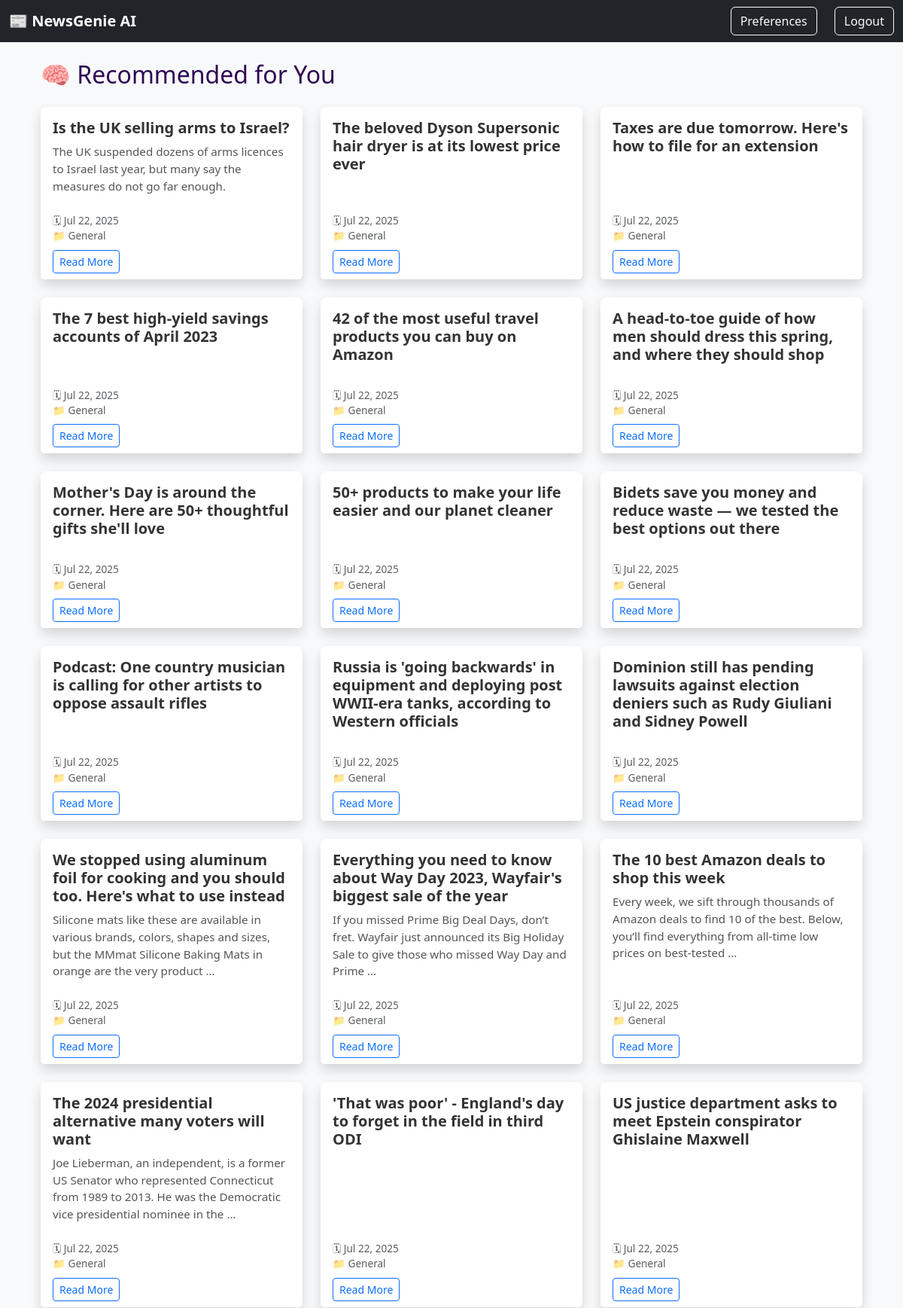
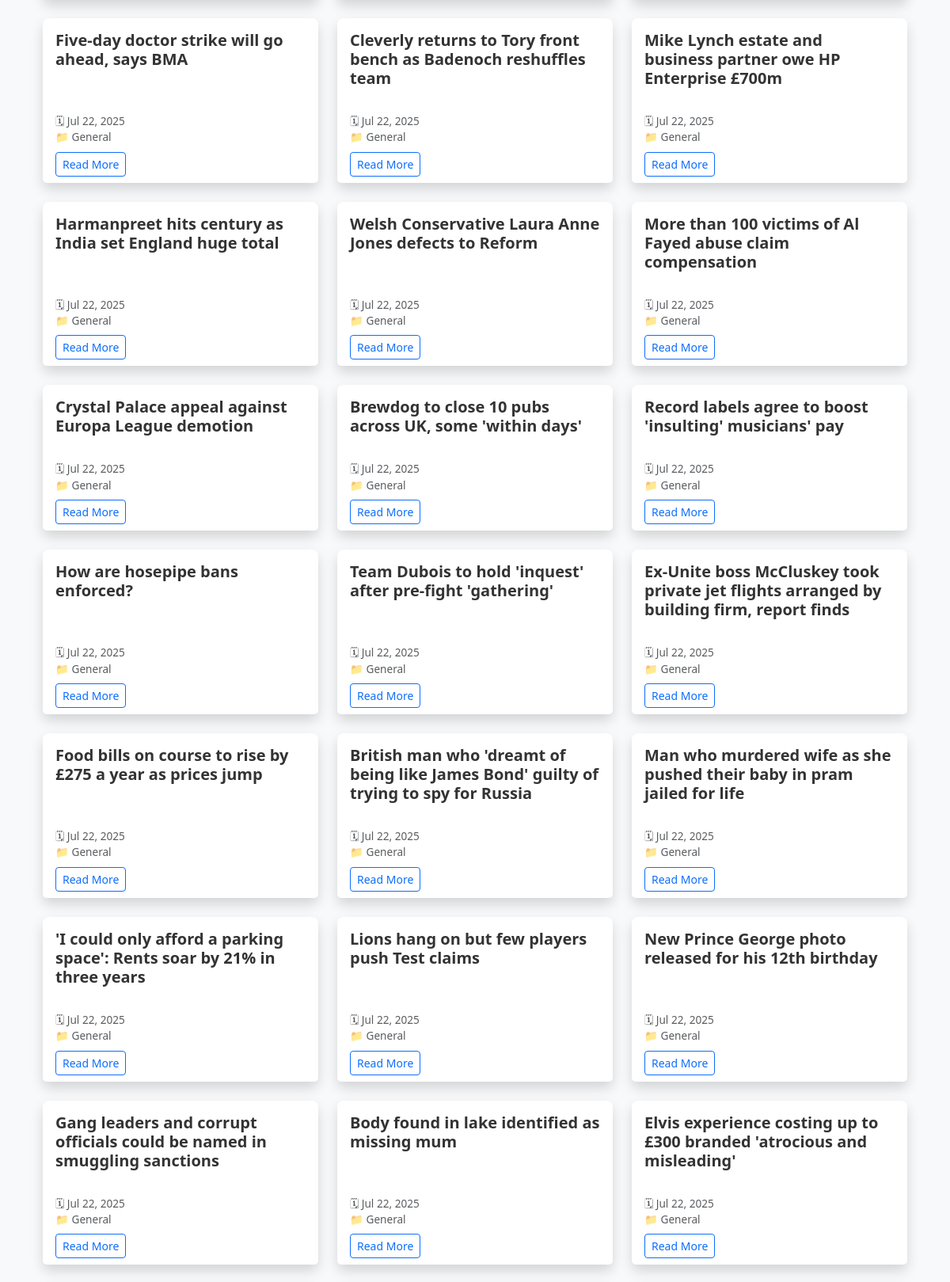
The app's page /recommendations/ (signed in, upper part) with its own data (2 pictures, top to bottom).
### news/models.py (models this page shows, shortened)
class Article(models.Model):
    title = models.CharField(max_length=200)
    content = models.TextField()
    summary = models.TextField(blank=True)
    source_url = models.URLField()
    category = models.ForeignKey(Category, on_delete=models.CASCADE)
    published_date = models.DateTimeField(default=timezone.now)
    created_at = models.DateTimeField(auto_now_add=True)
    audio_file = models.FileField(upload_to='audio/', blank=True, null=True)
    link = models.URLField(max_length=500, unique=True, null=True, blank=True)
    source = models.CharField(max_length=100, default='Unknown')
    class Meta:
        ordering = ['-published_date']

class Category(models.Model):
    name = models.CharField(max_length=100)
    description = models.TextField(blank=True)
    class Meta:
        verbose_name_plural = "Categories"

### news/views.py (the view)
# urls.py: path('recommendations/', views.recommendations, name='recommendations'),
@login_required
def recommendations(request):
    read_ids = ReadingHistory.objects.filter(user=request.user).values_list('article_id', flat=True)
    try:
        preferences = request.user.userpreference.categories.all()
        articles = Article.objects.filter(category__in=preferences).exclude(id__in=read_ids)
    except UserPreference.DoesNotExist:
        articles = Article.objects.none()
    return render(request, 'news/recommendations.html', {'articles': articles})

### templates/news/recommendations.html (shortened to what this page needs)
{% extends 'base.html' %}
{% block content %}
<div class="container mt-4">
    <h2 class="mb-4">🧠 Recommended for You</h2>
    {% if articles %}
    <div class="row row-cols-1 row-cols-md-3 g-4">
        {% for article in articles %}
        <div class="col">
            <div class="card h-100 shadow rounded-3 border-0">
                <div class="card-body">
                    <h5 class="card-title">{{ article.title }}</h5>
                    <p class="card-text">{{ article.summary|truncatewords:25 }}</p>
                </div>
                <div class="card-footer bg-white border-top-0 text-muted small">
                    <span>🗓 {{ article.created_at|date:"M d, Y" }}</span><br>
                    <span>📁 {{ article.category.name }}</span><br>
                    <a href="{% url 'article_detail' article.pk %}" class="btn btn-sm btn-outline-primary mt-2">Read More</a>
                </div>
            </div>
        </div>
        {% endfor %}
    </div>
    {% else %}
    <div class="alert alert-info mt-3">
        No unread recommendations in your preferred categories yet! 🎉
    </div>
    {% endif %}
</div>
{% endblock %}

### static/css/style.css (style rules this page uses)
body { font-family: 'Segoe UI', sans-serif; background: #f3f0ff; margin: 0; padding: 0; }
h2 { color: #2e0854; }
a { color: #6a0dad; }
.card-title { font-weight: 600; color: #333; }
.card-text { color: #555; font-size: 0.95rem; }
.card-footer { font-size: 0.85rem; }
.card { border-radius: 15px; transition: transform 0.2s ease; }
.card-footer { font-size: 0.85rem; background-color: #fff; }

### records on screen
Article: title "Is the UK selling arms to Israel?", summary "The UK suspended dozens of arms licences to Israel last year, but many say the measures do not go far enough.", created_at "Jul 22, 2025", category.name "General"
Article: title "The beloved Dyson Supersonic hair dryer is at its lowest price ever", created_at "Jul 22, 2025", category.name "General"
Article: title "Taxes are due tomorrow. Here's how to file for an extension", created_at "Jul 22, 2025", category.name "General"
Article: title "The 7 best high-yield savings accounts of April 2023", created_at "Jul 22, 2025", category.name "General"
Article: title "42 of the most useful travel products you can buy on Amazon", created_at "Jul 22, 2025", category.name "General"
Article: title "A head-to-toe guide of how men should dress this spring, and where they should shop", created_at "Jul 22, 2025", category.name "General"
Article: title "Mother's Day is around the corner. Here are 50+ thoughtful gifts she'll love", created_at "Jul 22, 2025", category.name "General"
Article: title "50+ products to make your life easier and our planet cleaner", created_at "Jul 22, 2025", category.name "General"
Article: title "Bidets save you money and reduce waste — we tested the best options out there", created_at "Jul 22, 2025", category.name "General"
Article: title "Podcast: One country musician is calling for other artists to oppose assault rifles", created_at "Jul 22, 2025", category.name "General"
Article: title "Russia is 'going backwards' in equipment and deploying post WWII-era tanks, according to Western officials", created_at "Jul 22, 2025", category.name "General"
Article: title "Dominion still has pending lawsuits against election deniers such as Rudy Giuliani and Sidney Powell", created_at "Jul 22, 2025", category.name "General"
Article: title "We stopped using aluminum foil for cooking and you should too. Here's what to use instead", summary "Silicone mats like these are available in various brands, colors, shapes and sizes, but the MMmat Silicone Baking Mats in orange are the very product …", created_at "Jul 22, 2025", category.name "General"
Article: title "Everything you need to know about Way Day 2023, Wayfair's biggest sale of the year", summary "If you missed Prime Big Deal Days, don’t fret. Wayfair just announced its Big Holiday Sale to give those who missed Way Day and Prime …", created_at "Jul 22, 2025", category.name "General"
Article: title "The 10 best Amazon deals to shop this week", summary "Every week, we sift through thousands of Amazon deals to find 10 of the best. Below, you’ll find everything from all-time low prices on best-tested …", created_at "Jul 22, 2025", category.name "General"
Article: title "The 2024 presidential alternative many voters will want", summary "Joe Lieberman, an independent, is a former US Senator who represented Connecticut from 1989 to 2013. He was the Democratic vice presidential nominee in the …", created_at "Jul 22, 2025", category.name "General"
Article: title "'That was poor' - England's day to forget in the field in third ODI", created_at "Jul 22, 2025", category.name "General"
Article: title "US justice department asks to meet Epstein conspirator Ghislaine Maxwell", created_at "Jul 22, 2025", category.name "General"
Article: title "Five-day doctor strike will go ahead, says BMA", created_at "Jul 22, 2025", category.name "General"
Article: title "Cleverly returns to Tory front bench as Badenoch reshuffles team", created_at "Jul 22, 2025", category.name "General"
Article: title "Mike Lynch estate and business partner owe HP Enterprise £700m", created_at "Jul 22, 2025", category.name "General"
Article: title "Harmanpreet hits century as India set England huge total", created_at "Jul 22, 2025", category.name "General"
Article: title "Welsh Conservative Laura Anne Jones defects to Reform", created_at "Jul 22, 2025", category.name "General"
Article: title "More than 100 victims of Al Fayed abuse claim compensation", created_at "Jul 22, 2025", category.name "General"
Article: title "Crystal Palace appeal against Europa League demotion", created_at "Jul 22, 2025", category.name "General"
Article: title "Brewdog to close 10 pubs across UK, some 'within days'", created_at "Jul 22, 2025", category.name "General"
Article: title "Record labels agree to boost 'insulting' musicians' pay", created_at "Jul 22, 2025", category.name "General"
Article: title "How are hosepipe bans enforced?", created_at "Jul 22, 2025", category.name "General"
Article: title "Team Dubois to hold 'inquest' after pre-fight 'gathering'", created_at "Jul 22, 2025", category.name "General"
Article: title "Ex-Unite boss McCluskey took private jet flights arranged by building firm, report finds", created_at "Jul 22, 2025", category.name "General"
Article: title "Food bills on course to rise by £275 a year as prices jump", created_at "Jul 22, 2025", category.name "General"
Article: title "British man who 'dreamt of being like James Bond' guilty of trying to spy for Russia", created_at "Jul 22, 2025", category.name "General"
Article: title "Man who murdered wife as she pushed their baby in pram jailed for life", created_at "Jul 22, 2025", category.name "General"
Article: title "'I could only afford a parking space': Rents soar by 21% in three years", created_at "Jul 22, 2025", category.name "General"
Article: title "Lions hang on but few players push Test claims", created_at "Jul 22, 2025", category.name "General"
Article: title "New Prince George photo released for his 12th birthday", created_at "Jul 22, 2025", category.name "General"
Article: title "Gang leaders and corrupt officials could be named in smuggling sanctions", created_at "Jul 22, 2025", category.name "General"
Article: title "Body found in lake identified as missing mum", created_at "Jul 22, 2025", category.name "General"
Article: title "Elvis experience costing up to £300 branded 'atrocious and misleading'", created_at "Jul 22, 2025", category.name "General"
